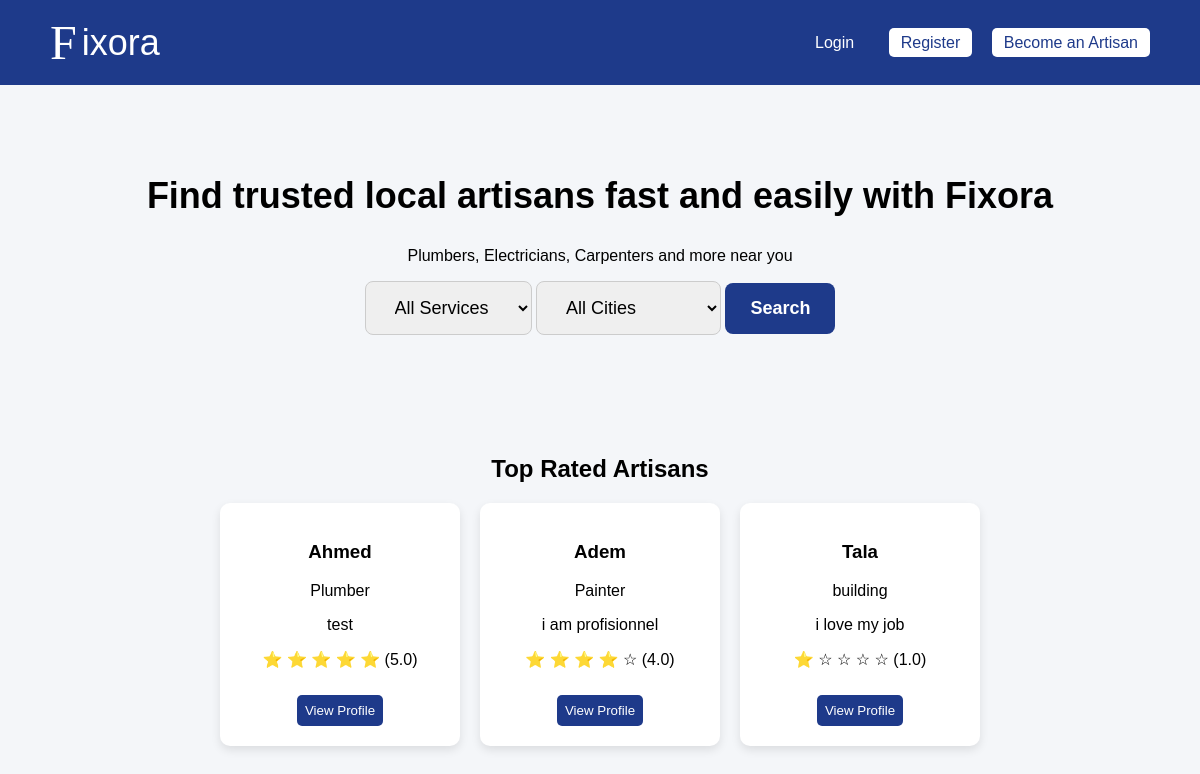
The page / on the database its author committed.
### main/models.py (models this page shows, shortened)
class Artisan(models.Model):
    name = models.CharField(max_length=100)
    service = models.CharField(max_length=100)
    city = models.CharField(max_length=100)
    phone = models.CharField(max_length=20)
    email = models.EmailField(default='example@example.com')
    experience = models.IntegerField()
    description = models.TextField()
    image = models.ImageField(upload_to='artisans/', blank=True, null=True)
    rating = models.FloatField(default=0)
    is_approved = models.BooleanField(default=False)

### main/views.py (the view)
# urls.py: 2. Add a URL to urlpatterns:  path('', views.home, name='home')
def home(request):
    services = Artisan.objects.values_list('service', flat=True).distinct()
    cities = Artisan.objects.values_list('city', flat=True).distinct()
    top_artisans = Artisan.objects.filter(is_approved=True).order_by('-rating')[:4]
    return render(request, 'main/index.html', {
        'services': services,
        'cities': cities,
        'top_artisans': top_artisans
    })

### main/templates/main/index.html (shortened to what this page needs)
<!DOCTYPE html>
<html lang="en">
<head>
{% load static %}
<link rel="stylesheet" href="{% static 'css/style.css' %}">
</head>
<body>
<header style="display:flex; justify-content:space-between; align-items:center; padding:15px 50px; background-color:#1e3a8a; color:white;">
<div class="logo" style="font-size:36px; display:flex; align-items:center; gap:5px;">
<span style="font-family:'Lucida Handwriting', cursive; font-size:48px;">F</span>
<span style="font-size:36px;">ixora</span>
</div>
<nav>
    {% if user.is_authenticated %}
        <span>Welcome {{ user.username }}</span>
        <a href="{% url 'logout' %}"style="color:white; margin-right:15px;">Logout</a>
    {% else %}
        <a href="{% url 'login' %}" style="color:white; margin-right:15px;">Login</a>
        <a href="{% url 'register_user' %}" style="background:white; color:#1e3a8a; padding:6px 12px; border-radius:5px;">Register</a>
        <a href="{% url 'register_artisan' %}" style="background:white; color:#1e3a8a; padding:6px 12px; border-radius:5px;">Become an Artisan</a>
    {% endif %}
</nav>
</header>
<section class="hero">
<h1>Find trusted local artisans fast and easily with Fixora</h1>
<p>Plumbers, Electricians, Carpenters and more near you</p>
<div class="search-box">
<form method="GET" action="{% url 'search_results' %}">
<select name="service">
<option value="">All Services</option>
</select>
<select name="city">
<option value="">All Cities</option>
</select>
<button type="submit">Search</button>
</form>
</div>
</section>
<section class="featured">
<h2>Top Rated Artisans</h2>
<div class="cards">
{% for artisan in top_artisans %}
<div class="card">
<h3>{{ artisan.name }}</h3>
<p>{{ artisan.service }}</p>
<p>{{ artisan.description }}</p>
<p>
{% for i in "12345" %}
    {% if forloop.counter <= artisan.rating %}
        ⭐
    {% else %}
        ☆
    {% endif %}
{% endfor %}
({{ artisan.rating }})
</p>
<a href="{% url 'profile' artisan.id %}">
<button>View Profile</button>
</a>
</div>
{% empty %}
<p>No artisans available yet.</p>
{% endfor %}
</div>
</section>
</body>
</html>

### static/css/style.css (style rules this page uses)
body { margin: 0; font-family: Arial, sans-serif; background-color: #f4f6f9; }
header { display: flex; justify-content: space-between; align-items: center; padding: 15px 50px; background-color: #1e3a8a; color: white; }
header a { color: white; text-decoration: none; margin-left: 15px; }
.hero { text-align: center; padding: 60px 20px; }
.hero h1 { font-size: 36px; }
.search-box { display: flex; justify-content: center; gap: 15px; flex-wrap: wrap; }
.search-box select, .search-box button { padding: 15px 25px; font-size: 18px; border-radius: 8px; border: 1px solid #ccc; }
.search-box button { background-color: #1e3a8a; color: white; font-weight: bold; cursor: pointer; border: none; transition: all 0.3s ease; }
.featured { padding: 40px; text-align: center; }
.cards { display: flex; justify-content: center; gap: 20px; margin-top: 20px; }
.card { background-color: white; padding: 20px; width: 200px; border-radius: 10px; box-shadow: 0 4px 10px rgba(0,0,0,0.1); }
.card button { margin-top: 10px; padding: 8px; border: none; background-color: #1e3a8a; color: white; border-radius: 5px; cursor: pointer; }

### rows shown on the page
Artisan: name "Ahmed", service "Plumber", description "test", rating "5.0"
Artisan: name "Adem", service "Painter", description "i am profisionnel", rating "4.0"
Artisan: name "Tala", service "building", description "i love my job", rating "1.0"
